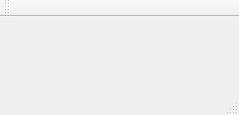
<?xml version="1.0" encoding="UTF-8"?>
<ui version="4.0">
 <class>MainWinServer</class>
 <widget class="QMainWindow" name="MainWinServer">
  <property name="geometry">
   <rect>
    <x>0</x>
    <y>0</y>
    <width>239</width>
    <height>115</height>
   </rect>
  </property>
  <property name="windowTitle">
   <string>MainWinServer</string>
  </property>
  <widget class="QWidget" name="centralWidget"/>
  <widget class="QMenuBar" name="menuBar">
   <property name="geometry">
    <rect>
     <x>0</x>
     <y>0</y>
     <width>239</width>
     <height>23</height>
    </rect>
   </property>
  </widget>
  <widget class="QToolBar" name="mainToolBar">
   <attribute name="toolBarArea">
    <enum>TopToolBarArea</enum>
   </attribute>
   <attribute name="toolBarBreak">
    <bool>false</bool>
   </attribute>
  </widget>
  <widget class="QStatusBar" name="statusBar"/>
 </widget>
 <layoutdefault spacing="6" margin="11"/>
 <resources/>
 <connections/>
</ui>
